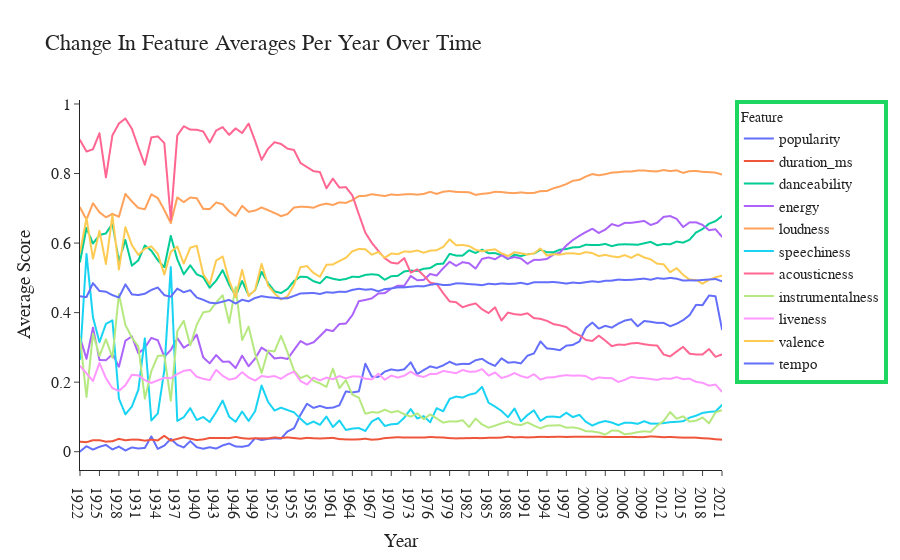

The cell this chart's notebook holds for it:
### Code cell
# Assign Averages for each Feature by Release Year

avg_features_by_year = normalized_tracks.groupby('release_year').mean().reset_index()

# Melt the DataFrame to long format for Plotly
avg_features_melted = avg_features_by_year.melt(id_vars='release_year', var_name='feature', value_name='average')

# Create an Line plot
fig = px.line(avg_features_melted, x='release_year', y='average', color='feature', line_group='feature',
              title='Change In Feature Averages Per Year Over Time',
              labels={'release_year': 'Year', 'average': 'Average Score', 'feature': 'Feature'})

# Formatting the Plot
fig.update_layout(
    height=800,
    font=dict(family='Open Sans", verdana, arial, sans-serif', size=16),  
    plot_bgcolor='#ffffff',  
    template="simple_white",
    xaxis=dict(showgrid=False), 
    yaxis=dict(showgrid=False, gridcolor='#1db954'),  
    legend=dict(  # Customize legend
        title='Feature',
        title_font=dict(size=14),
        font=dict(size=15),
        bgcolor='rgba(255, 255, 255, 0.9)',
        bordercolor='#1ed760',
        borderwidth=4
    )
)

# Show the plot
fig.show()
